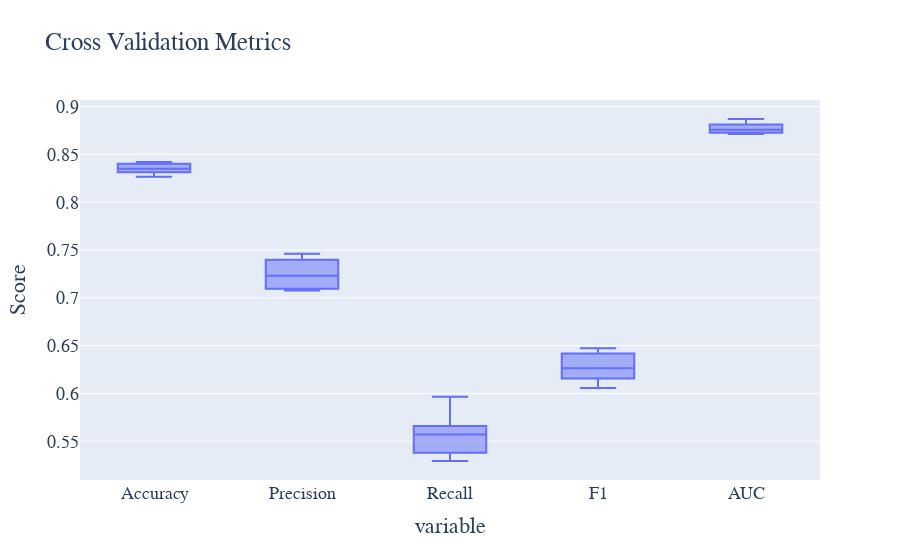

Here is the notebook cell this chart was saved with:
### Code cell
# 执行交叉验证
cv_results = cross_validate(lr_model, X_train, y_train, cv=10, scoring=['accuracy', 'precision', 'recall', 'f1', 'roc_auc'])

# 提取交叉验证结果
cv_accuracy = cv_results['test_accuracy']
cv_precision = cv_results['test_precision']
cv_recall = cv_results['test_recall']
cv_f1 = cv_results['test_f1']
cv_roc = cv_results['test_roc_auc']

# 绘制交叉验证结果的箱线图
cv_metrics_data = pd.DataFrame({
    'Accuracy': cv_accuracy,
    'Precision': cv_precision,
    'Recall': cv_recall,
    'F1': cv_f1,
    'AUC': cv_roc
})

# 绘制交叉验证结果的箱线图
fig = px.box(cv_metrics_data, title='Cross Validation Metrics')
fig.update_layout(
    yaxis_title='Score', showlegend=False,
    font=dict(family='Times New Roman', size=18)
)
fig.show()

### Figure 1 — Plotly figure (JSON) as saved in the notebook; plotly's stock layout.template omitted (floating-point values rounded to 4 significant figures)
{"data": [{"alignmentgroup": "True", "hovertemplate": "variable=%{x}<br>value=%{y}<extra></extra>", "legendgroup": "", "marker": {"color": "#636efa"}, "name": "", "notched": false, "offsetgroup": "", "orientation": "v", "showlegend": false, "type": "box", "x": ["Accuracy", "Accuracy", "Accuracy", "Accuracy", "Accuracy", "Accuracy", "Accuracy", "Accuracy", "Accuracy", "Accuracy", "Precision", "Precision", "Precision", "Precision", "Precision", "Precision", "Precision", "Precision", "Precision", "Precision", "Recall", "Recall", "Recall", "Recall", "Recall", "Recall", "Recall", "Recall", "Recall", "Recall", "F1", "F1", "F1", "F1", "F1", "F1", "F1", "F1", "F1", "F1", "AUC", "AUC", "AUC", "AUC", "AUC", "AUC", "AUC", "AUC", "AUC", "AUC"], "x0": " ", "xaxis": "x", "y": [0.8313, 0.8299, 0.8316, 0.8266, 0.8339, 0.8417, 0.836, 0.842, 0.8403, 0.8363, 0.7095, 0.7135, 0.7255, 0.7077, 0.721, 0.746, 0.7399, 0.7414, 0.7391, 0.7077, 0.5593, 0.5413, 0.532, 0.5293, 0.5547, 0.5632, 0.5379, 0.5726, 0.5659, 0.5965, 0.6255, 0.6156, 0.6138, 0.6056, 0.627, 0.6419, 0.623, 0.6461, 0.641, 0.6474, 0.8724, 0.8728, 0.8751, 0.8713, 0.8744, 0.8871, 0.8764, 0.8813, 0.8826, 0.8792], "y0": " ", "yaxis": "y"}], "layout": {"boxmode": "group", "font": {"family": "Times New Roman", "size": 18}, "legend": {"tracegroupgap": 0}, "showlegend": false, "title": {"text": "Cross Validation Metrics"}, "xaxis": {"anchor": "y", "domain": [0, 1], "title": {"text": "variable"}}, "yaxis": {"anchor": "x", "domain": [0, 1], "title": {"text": "Score"}}}}
